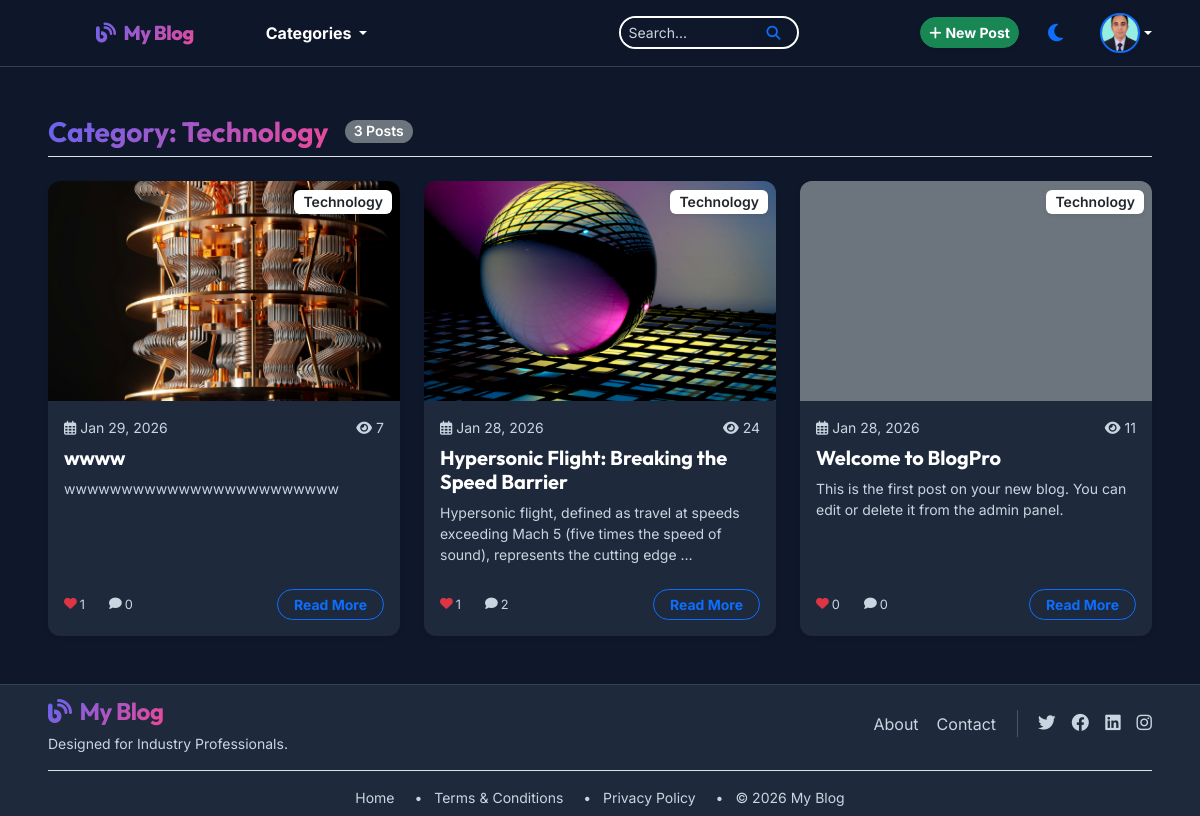
/category/technology/ (signed in), run on the app's committed database.
### blog/models.py (models this page shows, shortened)
class Profile(models.Model):
    user = models.OneToOneField(User, on_delete=models.CASCADE)
    profile_picture = models.ImageField(upload_to='profile_pics/', blank=True, null=True)
    bio = models.TextField(blank=True)
    mobile_number = models.CharField(max_length=20, blank=True)
    educational_qualifications = models.CharField(max_length=200, blank=True)
    interested_subjects = models.CharField(max_length=300, blank=True)
    profession = models.CharField(max_length=100, blank=True)
    current_city = models.CharField(max_length=100, blank=True)
    country = models.CharField(max_length=100, blank=True)

class Category(models.Model):
    name = models.CharField(max_length=100)
    slug = models.SlugField(unique=True, blank=True)
    parent = models.ForeignKey('self', on_delete=models.SET_NULL, null=True, blank=True, related_name='children')
    class Meta:
        verbose_name_plural = "Categories"

class Post(models.Model):
    STATUS_CHOICES = (
        ('draft', 'Draft'),
        ('published', 'Published'),
    )
    title = models.CharField(max_length=200)
    slug = models.SlugField(unique=True, blank=True)
    content = models.TextField()
    featured_image = models.ImageField(upload_to='posts/')
    category = models.ForeignKey(Category, on_delete=models.CASCADE, related_name='posts')
    tags = models.ManyToManyField(Tag, blank=True)
    author = models.ForeignKey(User, on_delete=models.CASCADE)
    status = models.CharField(max_length=10, choices=STATUS_CHOICES, default='draft')
    created_at = models.DateTimeField(auto_now_add=True)
    updated_at = models.DateTimeField(auto_now=True)
    views_count = models.PositiveIntegerField(default=0)
    def get_absolute_url(self):
        return reverse('post_detail', kwargs={'slug': self.slug})
    @property
    def total_likes(self):
        return self.interactions.filter(interaction_type='like').count()
    @property
    def total_comments(self):
        return self.comments.count()

### blog/views.py (the view)
# urls.py: path('category/<slug:slug>/', views.category_posts, name='category_posts'),
def category_posts(request, slug):
    category = get_object_or_404(Category, slug=slug)
    posts = Post.objects.filter(category=category, status='published').order_by('-created_at')
    return render(request, 'blog/category_posts.html', {'category': category, 'posts': posts})

### blog/context_processors.py (called while the page is built)
def global_categories(request):
    return {
        'navbar_categories': Category.objects.filter(parent__isnull=True).prefetch_related('children')
    }

### templates/blog/category_posts.html
{% extends 'base.html' %}
{% block content %}
<div class="container-fluid px-4 px-lg-5 my-5 animate-load">
    <div class="d-flex align-items-center mb-4 border-bottom pb-2">
        <h3 class="fw-bold mb-0 text-gradient">Category: {{ category.name }}</h3>
        <span class="badge bg-secondary ms-3 rounded-pill">{{ posts.count }} Posts</span>
    </div>
    <div class="row row-cols-1 row-cols-md-2 row-cols-lg-3 g-4">
        {% for post in posts %}
        <div class="col">
            <div class="card h-100 border-0 shadow-sm animate-hover">
                <div class="position-relative overflow-hidden">
                    {% if post.featured_image %}
                    <img src="{{ post.featured_image.url }}" class="card-img-top transition-zoom" alt="{{ post.title }}"
                        style="height: 220px; object-fit: cover;">
                    {% else %}
                    <div class="card-img-top bg-secondary" style="height: 220px;"></div>
                    {% endif %}
                    <div class="position-absolute top-0 end-0 m-2">
                        <span class="badge bg-white text-dark shadow-sm">{{ post.category.name }}</span>
                    </div>
                </div>
                <div class="card-body">
                    <div class="d-flex justify-content-between mb-2 small text-muted">
                        <span><i class="far fa-calendar-alt me-1"></i>{{ post.created_at|date:"M d, Y" }}</span>
                        <span><i class="fas fa-eye me-1"></i>{{ post.views_count }}</span>
                    </div>
                    <h5 class="card-title fw-bold"><a href="{{ post.get_absolute_url }}"
                            class="text-decoration-none text-reset">{{ post.title|truncatewords:10 }}</a></h5>
                    <p class="card-text text-muted small">{{ post.content|striptags|truncatewords:20 }}</p>
                </div>
                <div
                    class="card-footer bg-transparent border-top-0 d-flex justify-content-between align-items-center pb-3">
                    <div class="d-flex gap-3 small text-muted">
                        <span class="icon-stat"><i class="fas fa-heart text-danger"></i>{{ post.total_likes }}</span>
                        <span class="icon-stat"><i class="fas fa-comment"></i>{{ post.total_comments }}</span>
                    </div>
                    <a href="{{ post.get_absolute_url }}"
                        class="btn btn-sm btn-outline-primary rounded-pill px-3 fw-bold">Read More</a>
                </div>
            </div>
        </div>
        {% empty %}
        <div class="col-12 text-center py-5">
            <i class="fas fa-folder-open fa-3x text-muted mb-3"></i>
            <h4 class="text-muted">No posts available in this category yet.</h4>
        </div>
        {% endfor %}
    </div>
</div>
{% endblock %}

### templates/base.html (shortened to what this page needs)
{% load static %}
<!DOCTYPE html>
<html lang="en" data-theme="dark">
<head>
    <link href="https://cdn.jsdelivr.net/npm/bootstrap@5.3.0/dist/css/bootstrap.min.css" rel="stylesheet">
    <link rel="stylesheet" href="https://cdnjs.cloudflare.com/ajax/libs/font-awesome/6.4.0/css/all.min.css">
    <link rel="stylesheet" href="{% static 'css/styles.css' %}">
</head>
<body>
    <nav class="navbar navbar-expand-lg sticky-top">
        <div class="container-fluid px-4 px-lg-5">
            <a class="navbar-brand animate-hover ms-5" href="{% url 'home' %}">
                <i class="fas fa-blog me-2"></i>My Blog
            </a>
            <div class="collapse navbar-collapse" id="navbarNav">
                <ul class="navbar-nav me-auto mb-2 mb-lg-0 ms-5">
                    <li class="nav-item dropdown hover-dropdown">
                        <a class="nav-link dropdown-toggle animate-hover fw-bold" href="#" data-bs-toggle="dropdown">
                            Categories
                        </a>
                    </li>
                </ul>
                <form class="d-flex mx-auto" action="{% url 'search' %}" method="GET"
                    style="width: 18%; min-width: 180px;">
                    <div class="input-group input-group-sm">
                        <input class="form-control rounded-start-pill" type="search" placeholder="Search..."
                            aria-label="Search" name="q">
                        <button class="btn btn-outline-primary rounded-end-pill px-3" type="submit"><i
                                class="fas fa-search"></i></button>
                    </div>
                </form>
                <div class="d-flex align-items-center gap-3">
                    {% if perms.blog.add_post %}
                    <a class="btn btn-sm btn-success rounded-pill fw-bold animate-hover shadow-sm"
                        href="{% url 'create_post' %}">
                        <i class="fas fa-plus me-1"></i>New Post
                    </a>
                    {% endif %}
                    <button class="btn btn-link text-decoration-none theme-toggle animate-hover" id="themeToggle"
                        title="Toggle Theme">
                        <i class="fas fa-moon fa-lg"></i>
                    </button>
                    {% if user.is_authenticated %}
                    <div class="dropdown">
                        <a class="nav-link dropdown-toggle d-flex align-items-center p-0" href="#" role="button"
                            data-bs-toggle="dropdown">
                            <div class="rounded-circle bg-gradient ms-2 d-flex align-items-center justify-content-center overflow-hidden border border-2 border-primary shadow-sm"
                                style="width: 40px; height: 40px;">
                                {% if user.profile.profile_picture %}
                                <img src="{{ user.profile.profile_picture.url }}" class="w-100 h-100"
                                    style="object-fit:cover;">
                                {% else %}
                                <span class="text-white fw-bold">{{ user.username|make_list|first|upper }}</span>
                                {% endif %}
                            </div>
                        </a>
                    </div>
                    {% endif %}
                </div>
            </div>
        </div>
    </nav>
    <div style="flex: 1 0 auto;">
        {% block content %}{% endblock %}
    </div>
    <footer class="footer mt-auto py-2" style="background-color: var(--card-bg);">
        <div class="container-fluid px-4 px-lg-5">
            <div class="row align-items-center mb-3">
                <div class="col-md-6 text-md-start text-center mb-3 mb-md-0">
                    <a class="navbar-brand animate-hover fs-4 fw-bold" href="{% url 'home' %}">
                        <i class="fas fa-blog me-2"></i>My Blog
                    </a>
                    <p class="small text-muted mb-0 mt-1">Designed for Industry Professionals.</p>
                </div>
                <div class="col-md-6">
                    <div
                        class="d-flex justify-content-center justify-content-md-end align-items-center gap-3 flex-wrap">
                        <button class="btn btn-link text-decoration-none text-muted p-0 animate-hover"
                            data-bs-toggle="offcanvas" data-bs-target="#offcanvasAbout">About</button>
                        <button class="btn btn-link text-decoration-none text-muted p-0 animate-hover"
                            data-bs-toggle="modal" data-bs-target="#contactModal">Contact</button>
                        <div class="d-flex gap-3">
                            <a href="#" class="social-icon text-muted" style="font-size: 1.1rem;"><i
                                    class="fab fa-twitter"></i></a>
                            <a href="#" class="social-icon text-muted" style="font-size: 1.1rem;"><i
                                    class="fab fa-facebook"></i></a>
                            <a href="#" class="social-icon text-muted" style="font-size: 1.1rem;"><i
                                    class="fab fa-linkedin"></i></a>
                            <a href="#" class="social-icon text-muted" style="font-size: 1.1rem;"><i
                                    class="fab fa-instagram"></i></a>
                        </div>
                    </div>
                </div>
            </div>
            <div class="border-top pt-3 text-center text-muted small">
                <ul class="list-inline mb-0">
                    <li class="list-inline-item"><a href="{% url 'home' %}"
                            class="text-decoration-none text-muted">Home</a></li>
                    <li class="list-inline-item mx-2">&bull;</li>
                    <li class="list-inline-item"><a href="#" class="text-decoration-none text-muted">Terms &
                            Conditions</a></li>
                    <li class="list-inline-item mx-2">&bull;</li>
                    <li class="list-inline-item"><a href="#" class="text-decoration-none text-muted">Privacy Policy</a>
                    </li>
                    <li class="list-inline-item mx-2">&bull;</li>
                    <li class="list-inline-item"><span>&copy; {% now "Y" %} My Blog</span></li>
                </ul>
            </div>
        </div>
    </footer>
</body>
</html>

### static/css/styles.css (style rules this page uses)
:root { --primary-color: #6366f1; --secondary-color: #ec4899; --background-light: #f8fafc; --text-light: #1e293b; --card-bg-light: #ffffff; --border-light: #e2e8f0; --background-dark: #0f172a; --text-dark: #ffffff; --text-muted-dark: #e2e8f0; --card-bg-dark: #1e293b; --border-dark: #334155; --trending-border-light: #10b981; --trending-border-dark: #ffffff; --transition-speed: 0.3s; --font-heading: 'Outfit', sans-serif; --font-body: 'Inter', sans-serif; }
[data-theme="dark"] { --background: var(--background-dark); --text: var(--text-dark); --card-bg: var(--card-bg-dark); --border: var(--border-dark); --nav-bg: rgba(15, 23, 42, 0.95); --muted: var(--text-muted-dark); }
body { background-color: var(--background); color: var(--text); font-family: var(--font-body); transition: background-color var(--transition-speed), color var(--transition-speed); overflow-x: hidden; display: flex; flex-direction: column; min-height: 100vh; }
h1, h2, h3, h4, h5, h6 { font-family: var(--font-heading); font-weight: 700; color: var(--text); }
.animate-load { animation: fadeIn 0.8s ease-out forwards; }
.animate-hover { transition: transform 0.3s ease, color 0.3s ease, box-shadow 0.3s ease; }
.navbar { background: var(--nav-bg); backdrop-filter: blur(10px); border-bottom: 1px solid var(--border); padding: 0.8rem 0; animation: fadeIn 0.6s ease-out; }
.navbar-brand { font-family: var(--font-heading); font-weight: 800; letter-spacing: -0.5px; background: linear-gradient(135deg, var(--primary-color), var(--secondary-color)); -webkit-background-clip: text; background-clip: text; -webkit-text-fill-color: transparent; transition: transform 0.3s; }
.nav-link { color: var(--text) !important; font-weight: 500; transition: color 0.2s, transform 0.2s; }
.navbar .input-group { border: 2px solid #10b981; border-radius: 20px; overflow: hidden; }
[data-theme="dark"] .navbar .input-group { border-color: #ffffff; }
.navbar .input-group .form-control, .navbar .input-group .input-group-text, .navbar .input-group .btn { border: none !important; }
.card { background-color: var(--card-bg); border: 1px solid var(--border); border-radius: 12px; overflow: hidden; transition: all 0.4s cubic-bezier(0.175, 0.885, 0.32, 1.275); animation: fadeIn 1s ease-out; }
.card-title { color: var(--text); }
.card-text { color: var(--muted); }
.text-muted { color: var(--muted) !important; }
.footer { background-color: var(--card-bg); border-top: 1px solid var(--border); padding: 0.5rem 0; margin-top: auto; width: 100%; animation: fadeIn 1.2s ease-out; }
.social-icon { color: var(--text); font-size: 1.5rem; transition: transform 0.3s, color 0.3s; }
.form-control { background-color: var(--background); border: 1px solid var(--border); color: var(--text); padding: 0.75rem 1rem; border-radius: 30px; }
.input-group .form-control { border-top-right-radius: 0; border-bottom-right-radius: 0; }
.input-group .btn { border-top-left-radius: 0; border-bottom-left-radius: 0; border-radius: 0 30px 30px 0; }
[data-theme="dark"] .form-control { background-color: var(--background-dark) !important; border-color: var(--border-dark) !important; color: #ffffff !important; }
[data-theme="dark"] .form-control::placeholder { color: #cbd5e1 !important; }
.text-gradient { background: linear-gradient(135deg, var(--primary-color), var(--secondary-color)); -webkit-background-clip: text; background-clip: text; -webkit-text-fill-color: transparent; }
.icon-stat { font-size: 0.8rem; margin-right: 0.5rem; display: inline-flex; align-items: center; }
.icon-stat i { margin-right: 3px; }
.badge { font-weight: 600; font-size: 0.875rem; transition: transform 0.2s ease; }
[data-theme="dark"] .text-muted { color: #cbd5e1 !important; }

### data on the page
Category: name "Technology"
Post: featured_image (picture), category.name "Technology", created_at "Jan 29, 2026", views_count "7", title "wwww", content "wwwwwwwwwwwwwwwwwwwwwwww", total_likes "1", total_comments "0"
Post: featured_image (picture), category.name "Technology", created_at "Jan 28, 2026", views_count "24", title "Hypersonic Flight: Breaking the Speed Barrier", content "Hypersonic flight, defined as travel at speeds exceeding Mach 5 (five times the speed of sound), represents the cutting edge …", total_likes "1", total_comments "2"
Post: category.name "Technology", created_at "Jan 28, 2026", views_count "11", title "Welcome to BlogPro", content "This is the first post on your new blog. You can edit or delete it from the admin panel.", total_likes "0", total_comments "0"

### other printed values
{{ posts.count }} "3"
